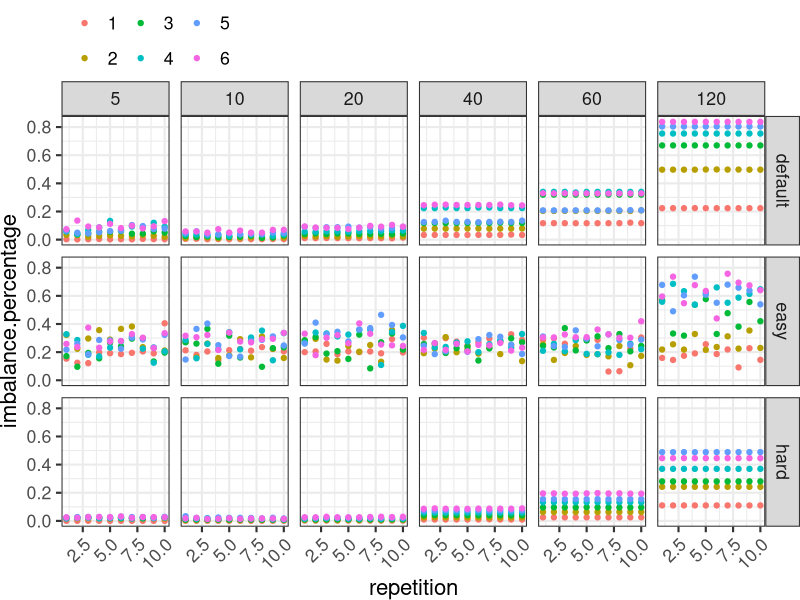

The R source for this figure:
#!/usr/bin/Rscript
options(crayon.enabled=FALSE)
suppressMessages(library(tidyverse))
suppressMessages(library(lubridate))
suppressMessages(library(readxl))

meu_estilo <- function() {
  list(
    theme_bw(base_size = 16),
    theme(
      legend.title = element_blank(),
      plot.margin = unit(c(0, 0, 0, 0), "cm"),
      legend.spacing = unit(1, "mm"),
      legend.position = "right",
      legend.justification = "left",
      legend.box.spacing = unit(0, "pt"),
      legend.box.margin = margin(0, 0, 0, 0),
      axis.text.x = element_text(angle=45, vjust=1, hjust=1)    
    ))
}

read_csv("worker_totals.csv", progress=FALSE, show_col_types=FALSE) |>
  group_by(difficulty, num_nodes, granularity, trial_id, worker_id) -> df

df <- df |>
  rename(
    case = difficulty,
    nodes = num_nodes,
    repetition = trial_id
  )

df <- df |>
  summarize(duration = sum(compute_time),
            pixels = sum(pixel_count),
            depth = sum(iterations),
            .groups = "keep")

plot <- df |>
  group_by(case, nodes, granularity, repetition) |>
  summarize(imbalance.time = max(duration) / mean(duration),
            percent.imbalance = (max(duration)/mean(duration) - 1) * 100,
            imbalance.percentage = ((max(duration) - mean(duration)) / max(duration)) * n() / (n() - 1),
            std.deviation = sqrt(sum((duration - mean(duration))**2) / (n() - 1)),
            .groups="keep") |>
  print() |>
  ggplot(aes(x = repetition, y = imbalance.percentage, color = as.factor(nodes))) +
  geom_point() +
  facet_grid(case~granularity) +
  meu_estilo() +
  theme(legend.position = "top")

ggsave("imbalance_percentage.png", plot = plot, width = 8, height = 6, dpi = 300)